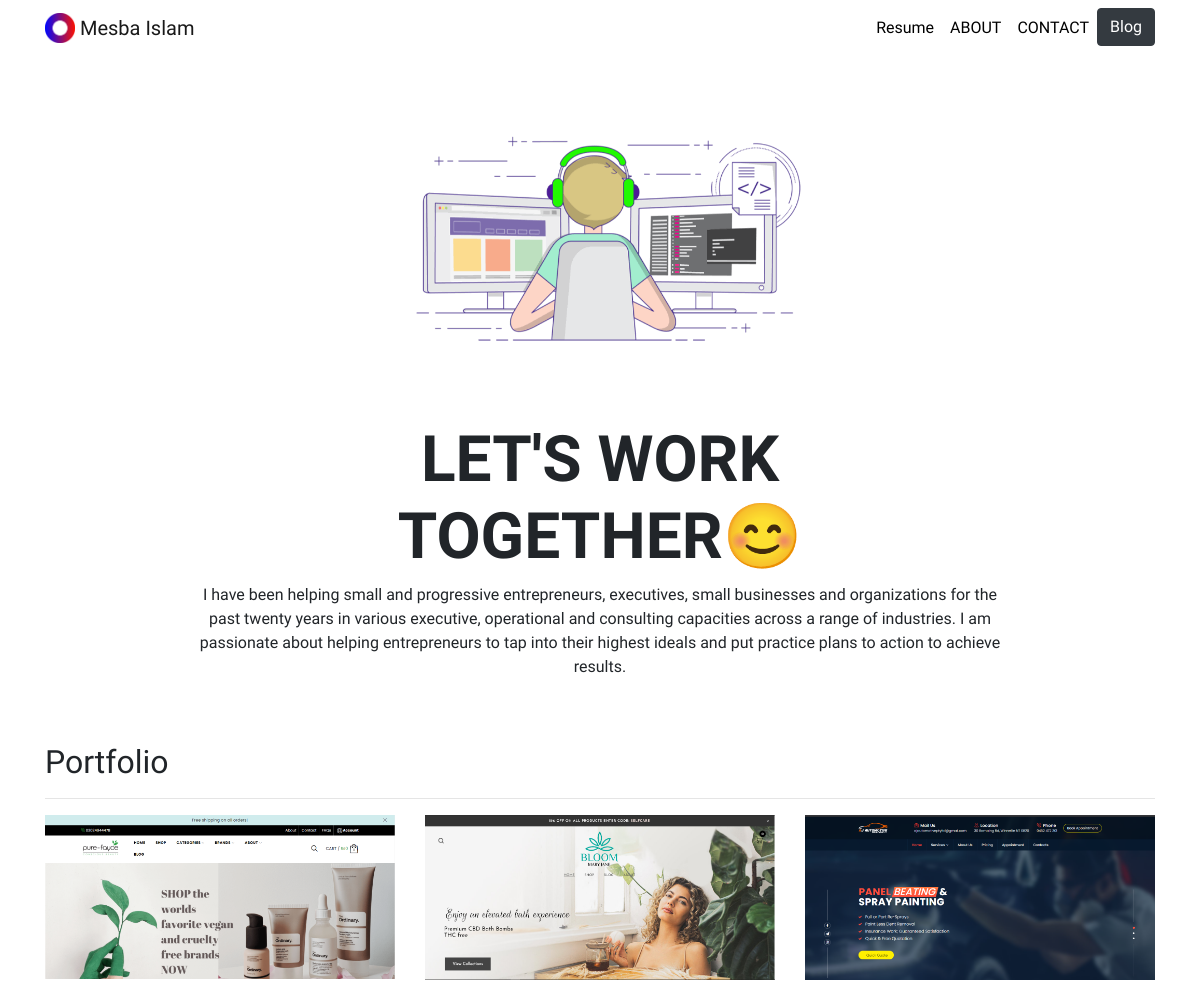
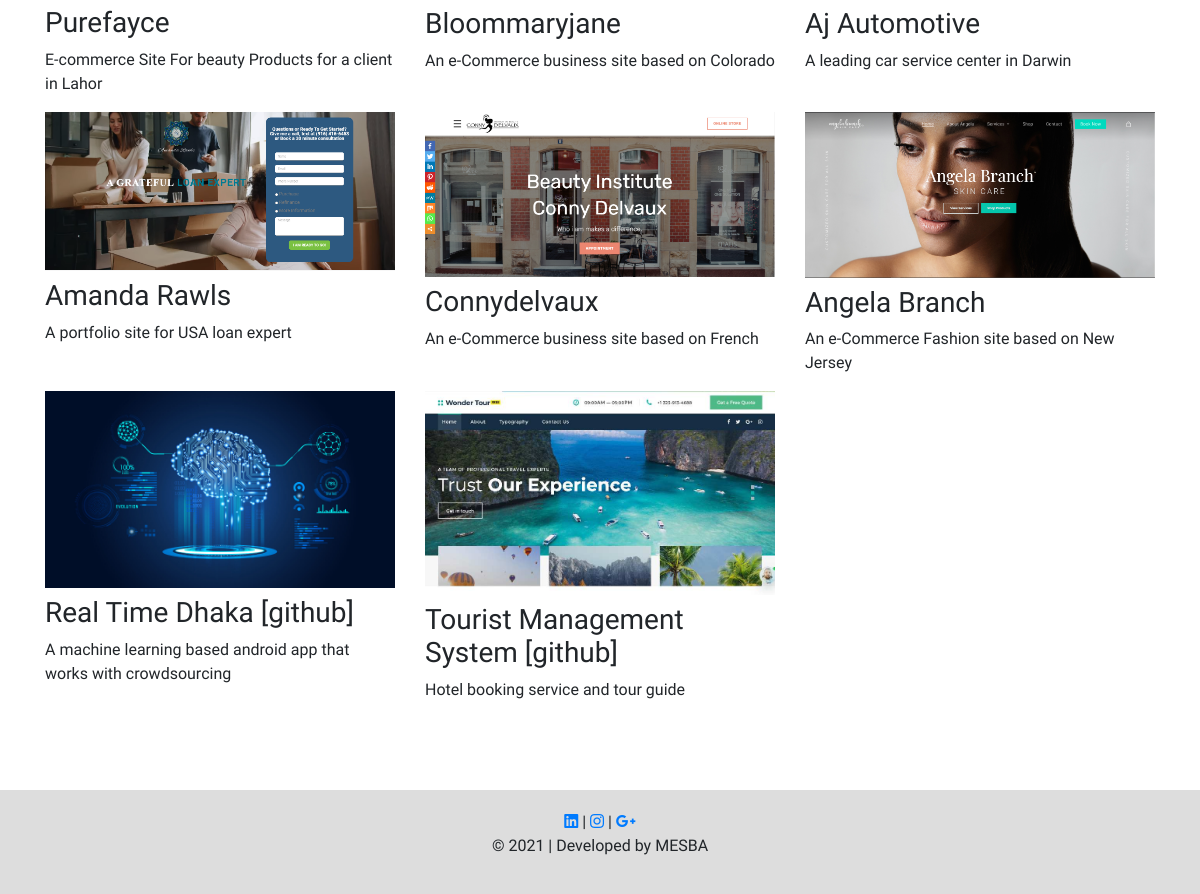
The page / on the database its author committed (2 pictures, top to bottom).
### projects/models.py (models this page shows, shortened)
class Project(models.Model):
    title = models.CharField(max_length=100)
    description = models.CharField(max_length=250)
    image = models.ImageField(upload_to='projects/images/')
    url = models.URLField(blank=True)

### projects/views.py (the view)
# urls.py: 2. Add a URL to urlpatterns:  path('', views.home, name='home')
def home(request):
    pro= Project.objects.all()
    return render(request, 'projects/home.html', {'projects':pro})

### projects/templates/projects/home.html
{% extends "projects/navtemp.html" %}
{% load static %}
{% block content %}
<div class="row justify-content-center my-3">
  <div class="col-5">
    <img src="{% static 'projects/coding-freak.gif' %}" class="img-fluid">
  </div>
</div>
<div class="row justify-content-center mb-3">
  <div class="col-md-9 text-center">
    <h1 id="hometext" class="font-weight-bold">LET'S WORK<br>
      TOGETHER😊</h1>
      <p>I have been helping small and progressive entrepreneurs,  executives, small businesses and organizations for the past twenty years in various executive, operational and consulting capacities across a range of industries.  I am passionate about helping entrepreneurs to tap into their highest ideals and put practice plans to action to achieve results.</p>
  </div>
</div>
<h2 class="mt-5">Portfolio</h2>
<hr>
<div class="row">
  {% for project in projects %}
  <div class="col-lg-4 col-md-6">
    {% if project.url %}
    <a href="{{ project.url }}">
      <img src="{{ project.image.url }}" class="img-fluid mb-2">
    </a>
    {% else %}
    <img src="{{ project.image.url }}" class="img-fluid mb-2">
    {% endif %}
    <h3>{{ project.title }}</h3>
    <p>{{ project.description }}</p>
  </div>
  {% endfor %}
</div>
<br><br><br>
{% endblock %}

### projects/templates/projects/navtemp.html (shortened to what this page needs)
{% load static %}
<!doctype html>
<html lang="en">
<head>
  <link rel="stylesheet" href="https://stackpath.bootstrapcdn.com/bootstrap/4.4.1/css/bootstrap.min.css">
  <link rel="stylesheet" href="{% static "projects/custom.css" %}">
  <link rel="stylesheet" href="https://use.fontawesome.com/releases/v5.7.0/css/all.css">
</head>
<body>
  <nav id="topNav" class="navbar navbar-expand-md navbar-light">
    <div class="container">
      <a class="navbar-brand" href="{% url 'home' %}">
        <img src="{% static "projects/Logo.png" %}" width="30" height="30" class="d-inline-block align-top" alt="Mesba's Logo">
        <span>Mesba Islam</span>
      </a>
      <div class="collapse navbar-collapse text-center" id="navbarNav">
        <ul class="navbar-nav ml-auto">
          <li class="nav-item">
            <a class="nav-link" href="{% static "projects/Resume.pdf" %}">Resume</a>
          </li>
          <li class="nav-item">
            <a class="nav-link" href="{%url 'about' %}" >ABOUT</a>
          </li>
          <li class="nav-item">
            <a class="nav-link" href="{%url 'contact' %}" >CONTACT</a>
          </li>
          <li>
            <a role="button" href="{% url 'blog:all_blogs' %}" class="btn btn-dark">Blog</a>
          </li>
        </ul>
      </div>
    </div>
  </nav>
  <div class="container">
    {% block content %}{% endblock %}
  </div>
  <footer>
    <div class="footer">
      <a href="https://www.linkedin.com/in/md-mesbahul-islam/" class="fab fa-linkedin"></a> |
      <a href= https://www.instagram.com/mesba.islam/ class="fab fa-instagram"></a> |
      <a href=# class="fab fa-google-plus-g"></a>
    <p>© 2021 | Developed by MESBA</p>
  </div>
  </footer>
</body>
</html>

### projects/static/projects/custom.css (style rules this page uses)
.navbar-nav .nav-link { color: rgba(0,0,0,1) !important; }
body { font-family: 'Fira Sans', sans-serif; height: 100%; }
@media (min-width: 992px) { #hometext { font-size: 4rem; } }
.footer { padding: 20px; text-align: center; background: #ddd; }

### rows shown on the page
Project: image (picture), title "Purefayce", description "E-commerce Site For beauty Products for a client in Lahor"
Project: image (picture), title "Bloommaryjane", description "An e-Commerce business site based on Colorado"
Project: image (picture), title "Aj Automotive", description "A leading car service center in Darwin"
Project: image (picture), title "Amanda Rawls", description "A portfolio site for USA loan expert"
Project: image (picture), title "Connydelvaux", description "An e-Commerce business site based on French"
Project: image (picture), title "Angela Branch", description "An e-Commerce Fashion site based on New Jersey"
Project: image (picture), title "Real Time Dhaka [github]", description "A machine learning based android app that works with crowdsourcing"
Project: image (picture), title "Tourist Management System [github]", description "Hotel booking service and tour guide"
